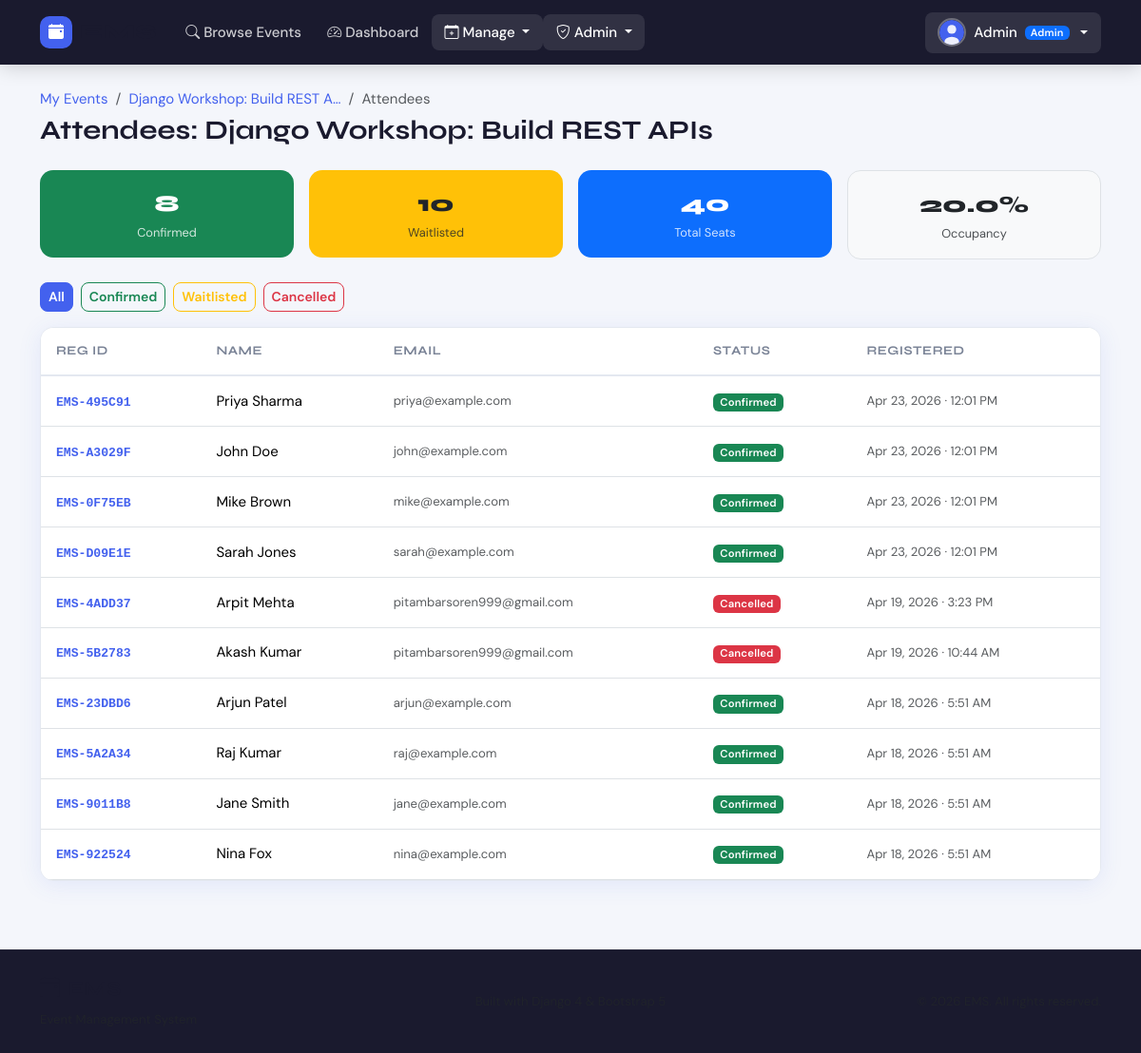
Screenshot of /events/django-workshop-build-rest-apis-p16rny/attendees/ (signed in) with the database file from the repository.
### ems/models.py (models this page shows, shortened)
class Profile(models.Model):
    ROLE_CHOICES = [
        ('admin', 'Admin'),
        ('manager', 'Event Manager'),
        ('attendee', 'Attendee'),
    ]
    user = models.OneToOneField(User, on_delete=models.CASCADE, related_name='profile')
    role = models.CharField(max_length=20, choices=ROLE_CHOICES, default='attendee')
    avatar = models.ImageField(upload_to='avatars/', blank=True, null=True)
    phone = models.CharField(max_length=15, blank=True)
    bio = models.TextField(blank=True)
    created_at = models.DateTimeField(auto_now_add=True)
    updated_at = models.DateTimeField(auto_now=True)
    def get_avatar_url(self):
        if self.avatar:
            return self.avatar.url
        return '/static/ems/img/default_avatar.svg'

class Event(models.Model):
    CATEGORY_CHOICES = [
        ('conference', 'Conference'),
        ('workshop', 'Workshop'),
        ('seminar', 'Seminar'),
        ('webinar', 'Webinar'),
        ('concert', 'Concert'),
        ('sports', 'Sports'),
        ('networking', 'Networking'),
        ('hackathon', 'Hackathon'),
        ('exhibition', 'Exhibition'),
        ('other', 'Other'),
    ]
    STATUS_CHOICES = [
        ('draft', 'Draft'),
        ('published', 'Published'),
        ('cancelled', 'Cancelled'),
        ('completed', 'Completed'),
    ]
    title = models.CharField(max_length=200)
    slug = models.SlugField(max_length=250, unique=True, blank=True)
    description = models.TextField()
    category = models.CharField(max_length=50, choices=CATEGORY_CHOICES)
    venue = models.CharField(max_length=300)
    date = models.DateTimeField()
    total_seats = models.PositiveIntegerField(validators=[MinValueValidator(1)])
    status = models.CharField(max_length=20, choices=STATUS_CHOICES, default='draft')
    created_by = models.ForeignKey(
        User, on_delete=models.CASCADE, related_name='managed_events'
    )
    created_at = models.DateTimeField(auto_now_add=True)
    updated_at = models.DateTimeField(auto_now=True)
    banner = models.ImageField(upload_to='event_banners/', blank=True, null=True)
    tags = models.CharField(max_length=200, blank=True, help_text="Comma-separated tags")
    class Meta:
        ordering = ['-date']
        indexes = [
            models.Index(fields=['status', 'date']),
            models.Index(fields=['category']),
        ]
    @property
    def confirmed_registrations(self):
        return self.registrations.filter(status='confirmed').count()
    @property
    def occupancy_percentage(self):
        if self.total_seats == 0:
            return 0
        return round((self.confirmed_registrations / self.total_seats) * 100, 1)

class Registration(models.Model):
    STATUS_CHOICES = [
        ('confirmed', 'Confirmed'),
        ('cancelled', 'Cancelled'),
        ('waitlisted', 'Waitlisted'),
    ]
    registration_id = models.CharField(max_length=12, unique=True, editable=False)
    user = models.ForeignKey(
        User, on_delete=models.CASCADE, related_name='registrations'
    )
    event = models.ForeignKey(
        Event, on_delete=models.CASCADE, related_name='registrations'
    )
    status = models.CharField(max_length=20, choices=STATUS_CHOICES, default='confirmed')
    registered_at = models.DateTimeField(auto_now_add=True)
    cancelled_at = models.DateTimeField(null=True, blank=True)
    notes = models.TextField(blank=True)
    class Meta:
        unique_together = [('user', 'event')]
        ordering = ['-registered_at']
        indexes = [
            models.Index(fields=['status']),
            models.Index(fields=['registered_at']),
        ]

### ems/views.py (the view)
# urls.py: path('events/<slug:slug>/attendees/', views.event_registrations, name='event_registrations'),
@login_required
@role_required('manager', 'admin')
def event_registrations(request, slug):
    event = get_object_or_404(Event, slug=slug)
    if request.user.profile.role == 'manager' and event.created_by != request.user:
        messages.error(request, "Access denied.")
        return redirect('manager_events')
    registrations = event.registrations.select_related('user').order_by('-registered_at')
    status_filter = request.GET.get('status', '')
    if status_filter:
        registrations = registrations.filter(status=status_filter)
    return render(request, 'ems/registrations/event_list.html', {
        'event': event,
        'registrations': registrations,
        'status_filter': status_filter,
    })

### ems/context_processors.py (called while the page is built)
def user_role(request):
    if request.user.is_authenticated:
        try:
            role = request.user.profile.role
        except Exception:
            role = 'attendee'
    else:
        role = None
    return {'user_role': role}

### ems/templatetags/ems_tags.py (called while the page is built)
@register.filter
def badge_color(status):
    mapping = {
        'confirmed': 'success',
        'cancelled': 'danger',
        'waitlisted': 'warning',
        'published': 'success',
        'draft': 'secondary',
        'completed': 'info',
    }
    return mapping.get(status, 'secondary')

### ems/templates/ems/registrations/event_list.html (shortened to what this page needs)
{% extends 'ems/base.html' %}
{% load ems_tags %}
{% block content %}
<div class="container py-4">
  <div class="page-header mb-4">
    <div>
      <nav aria-label="breadcrumb">
        <ol class="breadcrumb mb-1">
          <li class="breadcrumb-item"><a href="{% url 'manager_events' %}">My Events</a></li>
          <li class="breadcrumb-item"><a href="{% url 'event_detail' event.slug %}">{{ event.title|truncatechars:30 }}</a></li>
          <li class="breadcrumb-item active">Attendees</li>
        </ol>
      </nav>
      <h1 class="page-title">Attendees: {{ event.title }}</h1>
    </div>
  </div>
  <div class="row g-3 mb-4">
    <div class="col-6 col-md-3">
      <div class="mini-stat bg-success text-white">
        <div class="mini-stat-val">{{ event.confirmed_registrations }}</div>
        <div class="mini-stat-lbl">Confirmed</div>
      </div>
    </div>
    <div class="col-6 col-md-3">
      <div class="mini-stat bg-warning text-dark">
        <div class="mini-stat-val">{{ event.registrations.filter.count }}</div>
        <div class="mini-stat-lbl">Waitlisted</div>
      </div>
    </div>
    <div class="col-6 col-md-3">
      <div class="mini-stat bg-primary text-white">
        <div class="mini-stat-val">{{ event.total_seats }}</div>
        <div class="mini-stat-lbl">Total Seats</div>
      </div>
    </div>
    <div class="col-6 col-md-3">
      <div class="mini-stat bg-light text-dark border">
        <div class="mini-stat-val">{{ event.occupancy_percentage }}%</div>
        <div class="mini-stat-lbl">Occupancy</div>
      </div>
    </div>
  </div>
  <div class="d-flex gap-2 mb-3 flex-wrap">
    <a href="?" class="btn btn-sm {% if not status_filter %}btn-primary{% else %}btn-outline-secondary{% endif %}">All</a>
    <a href="?status=confirmed" class="btn btn-sm {% if status_filter == 'confirmed' %}btn-success{% else %}btn-outline-success{% endif %}">Confirmed</a>
    <a href="?status=waitlisted" class="btn btn-sm {% if status_filter == 'waitlisted' %}btn-warning{% else %}btn-outline-warning{% endif %}">Waitlisted</a>
    <a href="?status=cancelled" class="btn btn-sm {% if status_filter == 'cancelled' %}btn-danger{% else %}btn-outline-danger{% endif %}">Cancelled</a>
  </div>
  <div class="ems-card">
    <div class="table-responsive">
      <table class="table table-hover mb-0 align-middle">
        <thead>
          <tr>
            <th>Reg ID</th>
            <th>Name</th>
            <th>Email</th>
            <th>Status</th>
            <th>Registered</th>
          </tr>
        </thead>
        <tbody>
          {% for reg in registrations %}
          <tr>
            <td><code class="reg-id">{{ reg.registration_id }}</code></td>
            <td>{{ reg.user.get_full_name|default:reg.user.username }}</td>
            <td class="text-muted small">{{ reg.user.email }}</td>
            <td><span class="badge bg-{{ reg.status|badge_color }}">{{ reg.get_status_display }}</span></td>
            <td class="text-muted small">{{ reg.registered_at|date:"M d, Y · g:i A" }}</td>
          </tr>
          {% empty %}
          <tr><td colspan="5" class="text-center text-muted py-4">No registrations found</td></tr>
          {% endfor %}
        </tbody>
      </table>
    </div>
  </div>
</div>
{% endblock %}

### ems/templates/ems/base.html (shortened to what this page needs)
{% load static %}
{% load ems_tags %}
<!DOCTYPE html>
<html lang="en" data-bs-theme="light">
<head>
  <link href="https://cdn.jsdelivr.net/npm/bootstrap@5.3.2/dist/css/bootstrap.min.css" rel="stylesheet"/>
  <link href="https://cdn.jsdelivr.net/npm/bootstrap-icons@1.11.3/font/bootstrap-icons.min.css" rel="stylesheet"/>
  <link href="{% static 'ems/css/main.css' %}" rel="stylesheet"/>
</head>
<body>
<nav class="navbar navbar-expand-lg ems-navbar sticky-top">
  <div class="container">
    <a class="navbar-brand" href="{% url 'home' %}">
      <span class="brand-icon"><i class="bi bi-calendar-event-fill"></i></span>
      <span class="brand-text">EMS</span>
    </a>
    <div class="collapse navbar-collapse" id="navMenu">
      <ul class="navbar-nav me-auto">
        <li class="nav-item">
          <a class="nav-link {% block nav_events %}{% endblock %}" href="{% url 'event_list' %}">
            <i class="bi bi-search me-1"></i>Browse Events
          </a>
        </li>
        {% if user.is_authenticated %}
          <li class="nav-item">
            <a class="nav-link {% block nav_dashboard %}{% endblock %}" href="{% url 'dashboard' %}">
              <i class="bi bi-speedometer2 me-1"></i>Dashboard
            </a>
          </li>
          {% if user_role == 'manager' or user_role == 'admin' %}
          <li class="nav-item dropdown">
            <a class="nav-link dropdown-toggle" href="#" data-bs-toggle="dropdown">
              <i class="bi bi-calendar-plus me-1"></i>Manage
            </a>
          </li>
          {% endif %}
          {% if user_role == 'admin' %}
          <li class="nav-item dropdown">
            <a class="nav-link dropdown-toggle" href="#" data-bs-toggle="dropdown">
              <i class="bi bi-shield-check me-1"></i>Admin
            </a>
          </li>
          {% endif %}
        {% endif %}
      </ul>
      <ul class="navbar-nav ms-auto align-items-center">
        {% if user.is_authenticated %}
          <li class="nav-item dropdown">
            <a class="nav-link dropdown-toggle d-flex align-items-center gap-2" href="#" data-bs-toggle="dropdown">
              <img src="{{ user.profile.get_avatar_url }}" alt="avatar" class="nav-avatar"/>
              <span class="d-none d-lg-inline">{{ user.first_name|default:user.username }}</span>
              <span class="badge bg-primary role-badge">{{ user_role|title }}</span>
            </a>
          </li>
        {% endif %}
      </ul>
    </div>
  </div>
</nav>
<main>
  {% block content %}{% endblock %}
</main>
<footer class="ems-footer mt-5">
  <div class="container">
    <div class="row align-items-center py-4">
      <div class="col-md-4">
        <span class="brand-text fw-bold"><i class="bi bi-calendar-event-fill me-2"></i>EMS</span>
        <p class="text-muted small mb-0 mt-1">Event Management System</p>
      </div>
      <div class="col-md-4 text-center">
        <small class="text-muted">Built with Django 4 &amp; Bootstrap 5</small>
      </div>
      <div class="col-md-4 text-end">
        <small class="text-muted">© {% now "Y" %} EMS. All rights reserved.</small>
      </div>
    </div>
  </div>
</footer>
</body>
</html>

### ems/static/ems/css/main.css (style rules this page uses)
:root { --ems-primary: #4361ee; --ems-primary-dark: #3451d1; --ems-secondary: #7209b7; --ems-accent: #f72585; --ems-navy: #1a1a2e; --ems-dark: #16213e; --ems-card-bg: #ffffff; --ems-bg: #f4f6fb; --ems-border: #e4e8f0; --ems-text: #2d2d3a; --ems-muted: #7b8497; --ems-radius: 14px; --ems-radius-sm: 8px; --ems-shadow: 0 4px 24px rgba(67,97,238,.10); --ems-shadow-hover: 0 8px 32px rgba(67,97,238,.18); --ems-transition: all .22s cubic-bezier(.4,0,.2,1); }
*, *::before, *::after { box-sizing: border-box; }
body { font-family: 'DM Sans', system-ui, sans-serif; background: var(--ems-bg); color: var(--ems-text); font-size: 15px; line-height: 1.65; min-height: 100vh; }
h1, h2, h3, h4, h5, h6, .brand-text, .page-title, .hero-title { font-family: 'Syne', sans-serif; font-weight: 700; color: var(--ems-navy); }
a { color: var(--ems-primary); text-decoration: none; transition: var(--ems-transition); }
.ems-navbar { background: var(--ems-navy); padding: .75rem 0; box-shadow: 0 2px 20px rgba(0,0,0,.18); }
.ems-navbar .navbar-brand { display: flex; align-items: center; gap: .5rem; color: #fff !important; font-weight: 700; }
.brand-icon { background: var(--ems-primary); color: #fff; width: 34px; height: 34px; border-radius: 10px; display: flex; align-items: center; justify-content: center; font-size: 1rem; }
.brand-text { font-family: 'Syne', sans-serif; font-size: 1.3rem; font-weight: 800; letter-spacing: 1px; }
.ems-navbar .nav-link { color: rgba(255,255,255,.78) !important; font-weight: 500; padding: .4rem .85rem !important; border-radius: var(--ems-radius-sm); transition: var(--ems-transition); }
.ems-navbar .nav-link:hover, .ems-navbar .nav-link.active { color: #fff !important; background: rgba(255,255,255,.1); }
.nav-avatar { width: 30px; height: 30px; border-radius: 50%; object-fit: cover; border: 2px solid rgba(255,255,255,.3); }
.role-badge { font-size: .68rem; padding: .2em .55em; }
.btn { font-family: 'DM Sans', sans-serif; font-weight: 600; border-radius: var(--ems-radius-sm); transition: var(--ems-transition); }
.btn-primary { background: var(--ems-primary); border-color: var(--ems-primary); }
.ems-card { background: var(--ems-card-bg); border-radius: var(--ems-radius); border: 1px solid var(--ems-border); box-shadow: var(--ems-shadow); overflow: hidden; }
.page-header { display: flex; align-items: center; justify-content: space-between; flex-wrap: wrap; gap: 1rem; }
.page-title { font-size: 1.75rem; margin: 0; }
.mini-stat { border-radius: var(--ems-radius); padding: 1rem; text-align: center; }
.mini-stat-val { font-family:'Syne',sans-serif; font-size:1.5rem; font-weight:800; }
.mini-stat-lbl { font-size:.8rem; opacity:.8; }
.reg-id { font-family: monospace; font-size: .82rem; color: var(--ems-primary); font-weight: 700; }
.ems-footer { background: var(--ems-navy); color: rgba(255,255,255,.6); border-top: 1px solid rgba(255,255,255,.06); }
.table thead th { font-family: 'Syne', sans-serif; font-size: .82rem; font-weight: 700; text-transform: uppercase; letter-spacing: .5px; color: var(--ems-muted); border-bottom: 2px solid var(--ems-border); padding: .85rem 1rem; white-space: nowrap; }
.table tbody td { padding: .85rem 1rem; }
.badge { font-weight: 600; letter-spacing: .2px; }

### rows the page displays
Profile: role "Admin"
Event: title "Django Workshop: Build REST A…", title "Django Workshop: Build REST APIs", confirmed_registrations "8", registrations.filter.count "10", total_seats "40", occupancy_percentage "20.0"
Registration: registration_id "EMS-495C91", user.get_full_name "Priya Sharma", user.email "priya@example.com", status "Confirmed", registered_at "Apr 23, 2026 · 12:01 PM"
Registration: registration_id "EMS-A3029F", user.get_full_name "John Doe", user.email "john@example.com", status "Confirmed", registered_at "Apr 23, 2026 · 12:01 PM"
Registration: registration_id "EMS-0F75EB", user.get_full_name "Mike Brown", user.email "mike@example.com", status "Confirmed", registered_at "Apr 23, 2026 · 12:01 PM"
Registration: registration_id "EMS-D09E1E", user.get_full_name "Sarah Jones", user.email "sarah@example.com", status "Confirmed", registered_at "Apr 23, 2026 · 12:01 PM"
Registration: registration_id "EMS-4ADD37", user.get_full_name "Arpit Mehta", user.email "pitambarsoren999@gmail.com", status "Cancelled", registered_at "Apr 19, 2026 · 3:23 PM"
Registration: registration_id "EMS-5B2783", user.get_full_name "Akash Kumar", user.email "pitambarsoren999@gmail.com", status "Cancelled", registered_at "Apr 19, 2026 · 10:44 AM"
Registration: registration_id "EMS-23DBD6", user.get_full_name "Arjun Patel", user.email "arjun@example.com", status "Confirmed", registered_at "Apr 18, 2026 · 5:51 AM"
Registration: registration_id "EMS-5A2A34", user.get_full_name "Raj Kumar", user.email "raj@example.com", status "Confirmed", registered_at "Apr 18, 2026 · 5:51 AM"
Registration: registration_id "EMS-9011B8", user.get_full_name "Jane Smith", user.email "jane@example.com", status "Confirmed", registered_at "Apr 18, 2026 · 5:51 AM"
Registration: registration_id "EMS-922524", user.get_full_name "Nina Fox", user.email "nina@example.com", status "Confirmed", registered_at "Apr 18, 2026 · 5:51 AM"

### other values shown
{{ user.first_name|default:user.username }} "Admin"
